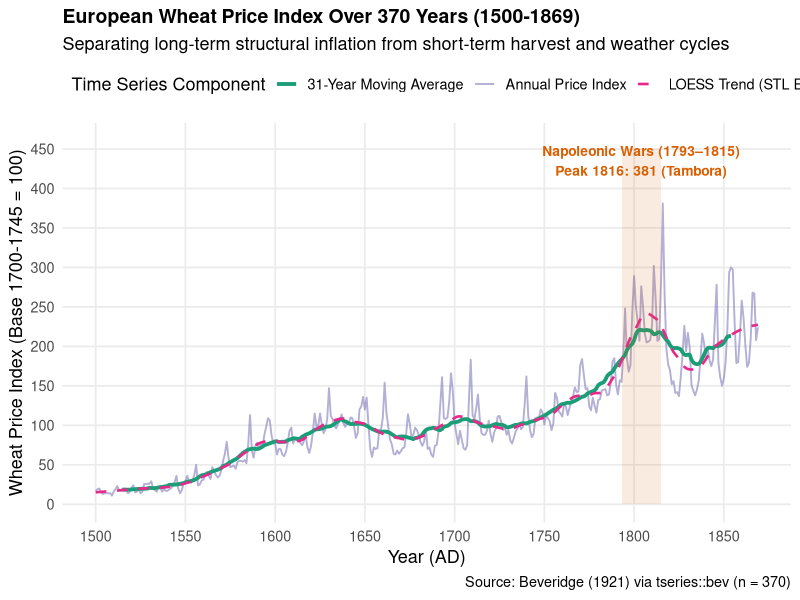
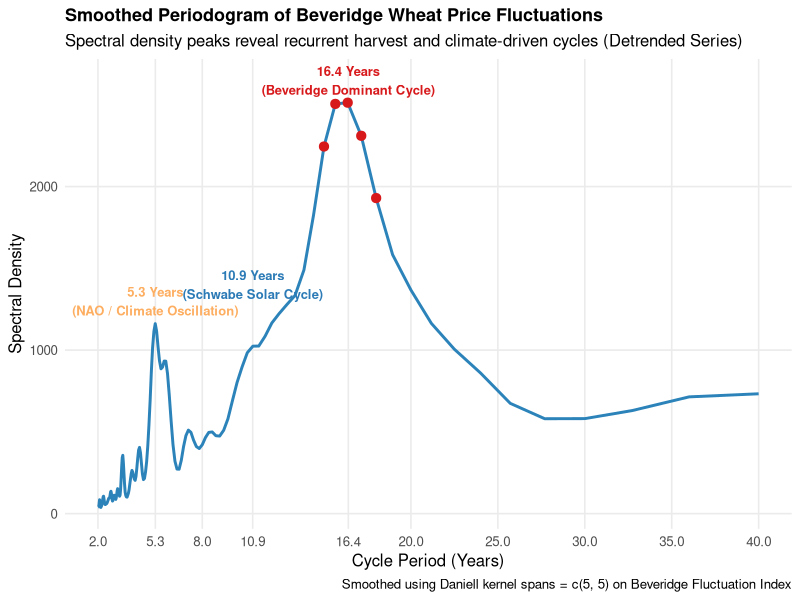

The R script that drew these images, in order:
## ---- chunk 1
#| label: setup-data
#| message: false
#| warning: false
library(tseries)
library(tidyverse)
library(zoo)

# Load data from tseries package
data("bev", package = "tseries")

# Convert 'ts' object (1500–1869, n = 370) into tibble
wheat_raw <- tibble(
  year = as.numeric(time(bev)),
  index = as.numeric(bev)
)

# Inspect dataset structure
glimpse(wheat_raw)
## ---- chunk 2
#| label: step-1-trend-cycle-extraction
#| message: false
#| warning: false
# Compute 31-year Centered Moving Average, LOESS Trend, and Beveridge Cyclical Index
wheat_ts <- wheat_raw |>
  arrange(year) |>
  mutate(
    log_index = log(index),
    ma_31 = rollmean(index, k = 31, fill = NA, align = "center"),
    beveridge_cycle = (index / ma_31) * 100,
    # Modern LOESS Trend (core STL smoother)
    loess_trend = predict(loess(
      index ~ year,
      data = pick(everything()),
      span = 0.15
    )),
    loess_cycle = (index / loess_trend) * 100,
    # Classify 5 key European economic history eras
    era = case_when(
      year <= 1599 ~ "1500–1599: Price Revolution",
      year <= 1699 ~ "1600–1699: Little Ice Age",
      year <= 1792 ~ "1700–1792: British Agricultural Revolution",
      year <= 1815 ~ "1793–1815: Napoleonic Wars",
      TRUE ~ "1816–1869: Free Trade & Post-War Era"
    )
  )
## ---- chunk 3
#| label: step-2-spectral-analysis
# Retain complete cases (exclude 15-year edge NA values from moving average)
cycle_clean <- wheat_ts |> drop_na(beveridge_cycle)

# Estimate spectral density using Daniell smoothing kernel
spec_res <- spectrum(
  cycle_clean$beveridge_cycle,
  spans = c(5, 5),
  plot = FALSE
)
## ---- chunk 4
#| label: step-3-period-conversion
# Convert frequency to period in years (Period = 1 / frequency)
spec_df <- tibble(
  frequency = spec_res$freq,
  period_years = 1 / spec_res$freq,
  spectral_density = spec_res$spec
) |>
  filter(period_years >= 2, period_years <= 40)
## ---- chunk 5
#| label: step-4-dominant-cycles
# Extract top 5 dominant cycles with highest spectral density
dominant_cycles <- spec_df |>
  arrange(desc(spectral_density)) |>
  slice_head(n = 5)

knitr::kable(
  dominant_cycles,
  digits = 2,
  caption = "Top 5 Dominant Cycles with Highest Spectral Density",
  col.names = c("Frequency", "Period (Years)", "Spectral Density")
)
## ---- chunk 6
#| label: plot-main-series
#| fig-width: 10
#| fig-height: 5.5
#| message: false
#| warning: false
ggplot(wheat_ts, aes(x = year)) +
  geom_line(
    aes(y = index, color = "Annual Price Index"),
    alpha = 0.55,
    linewidth = 0.65
  ) +
  geom_line(
    aes(y = ma_31, color = "31-Year Moving Average"),
    linewidth = 1.3,
    na.rm = TRUE
  ) +
  geom_line(
    aes(y = loess_trend, color = "LOESS Trend (STL Engine)"),
    linetype = "dashed",
    linewidth = 0.9
  ) +
  annotate(
    "rect",
    xmin = 1793,
    xmax = 1815,
    ymin = 0,
    ymax = 450,
    alpha = 0.12,
    fill = "#d95f02"
  ) +
  annotate(
    "text",
    x = 1804,
    y = 435,
    label = "Napoleonic Wars (1793–1815)\nPeak 1816: 381 (Tambora)",
    size = 3.5,
    fontface = "bold",
    color = "#d95f02"
  ) +
  scale_color_manual(
    name = "Time Series Component",
    values = c(
      "Annual Price Index" = "#7570b3",
      "31-Year Moving Average" = "#1b9e77",
      "LOESS Trend (STL Engine)" = "#e7298a"
    )
  ) +
  scale_x_continuous(breaks = seq(1500, 1870, by = 50)) +
  scale_y_continuous(breaks = seq(0, 450, by = 50), limits = c(0, 460)) +
  labs(
    title = "European Wheat Price Index Over 370 Years (1500-1869)",
    subtitle = "Separating long-term structural inflation from short-term harvest and weather cycles",
    x = "Year (AD)",
    y = "Wheat Price Index (Base 1700-1745 = 100)",
    caption = "Source: Beveridge (1921) via tseries::bev (n = 370)"
  ) +
  theme_minimal(base_size = 13) +
  theme(
    legend.position = "top",
    legend.justification = "left",
    plot.title = element_text(face = "bold", size = 14),
    panel.grid.minor = element_blank()
  )
## ---- chunk 7
#| label: plot-periodogram
#| fig-width: 9
#| fig-height: 4.8
#| message: false
#| warning: false
ggplot(spec_df, aes(x = period_years, y = spectral_density)) +
  geom_line(color = "#2b83ba", linewidth = 1) +
  geom_point(data = dominant_cycles, color = "#d7191c", size = 2.8) +
  # Highlight key periodicities: 16.4y (Beveridge cycle), 10.9–11y (Solar cycle), and 5.3y (NAO)
  annotate(
    "text",
    x = 16.4,
    y = 2650,
    label = "16.4 Years\n(Beveridge Dominant Cycle)",
    size = 3.3,
    fontface = "bold",
    color = "#d7191c"
  ) +
  annotate(
    "text",
    x = 10.9,
    y = 1400,
    label = "10.9 Years\n(Schwabe Solar Cycle)",
    size = 3.3,
    fontface = "bold",
    color = "#2c7bb6"
  ) +
  annotate(
    "text",
    x = 5.29,
    y = 1300,
    label = "5.3 Years\n(NAO / Climate Oscillation)",
    size = 3.3,
    fontface = "bold",
    color = "#fdae61"
  ) +
  scale_x_continuous(breaks = c(2, 5.3, 8, 10.9, 16.4, 20, 25, 30, 35, 40)) +
  labs(
    title = "Smoothed Periodogram of Beveridge Wheat Price Fluctuations",
    subtitle = "Spectral density peaks reveal recurrent harvest and climate-driven cycles (Detrended Series)",
    x = "Cycle Period (Years)",
    y = "Spectral Density",
    caption = "Smoothed using Daniell kernel spans = c(5, 5) on Beveridge Fluctuation Index"
  ) +
  theme_minimal(base_size = 12) +
  theme(
    plot.title = element_text(face = "bold", size = 13),
    panel.grid.minor = element_blank()
  )
